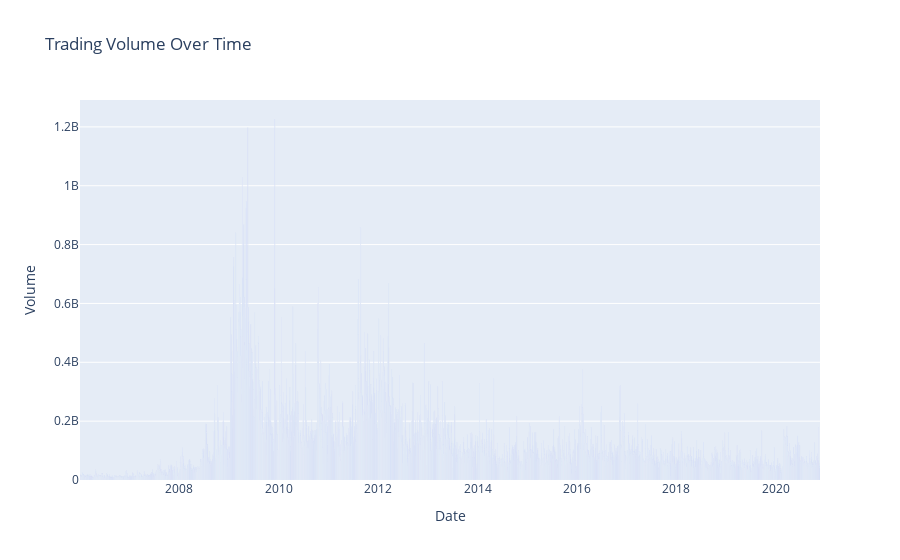

The notebook cell this image was saved under:
### Code cell
# Bar Plot
fig = px.bar(BAC, x='Date', y='Volume', title='Trading Volume Over Time')
fig.show()

### Figure 1 — Plotly figure (JSON) as saved in the notebook; plotly's stock layout.template omitted (floating-point values rounded to 4 significant figures; data arrays with more than 128 entries replaced by an {"elided": "..."} marker saying what was removed)
{"data": [{"alignmentgroup": "True", "hovertemplate": "Date=%{x}<br>Volume=%{y}<extra></extra>", "legendgroup": "", "marker": {"color": "#636efa", "pattern": {"shape": ""}}, "name": "", "offsetgroup": "", "orientation": "v", "showlegend": false, "textposition": "auto", "type": "bar", "x": {"elided": "3749 str values"}, "xaxis": "x", "y": {"elided": "3749 int values"}, "yaxis": "y"}], "layout": {"autosize": true, "barmode": "relative", "legend": {"tracegroupgap": 0}, "title": {"text": "Trading Volume Over Time"}, "xaxis": {"anchor": "y", "autorange": true, "domain": [0, 1], "range": ["2006-01-02 12:00", "2020-11-20 12:00"], "title": {"text": "Date"}, "type": "date"}, "yaxis": {"anchor": "x", "autorange": true, "domain": [0, 1], "range": [0, 1291000000.0], "title": {"text": "Volume"}, "type": "linear"}}}
